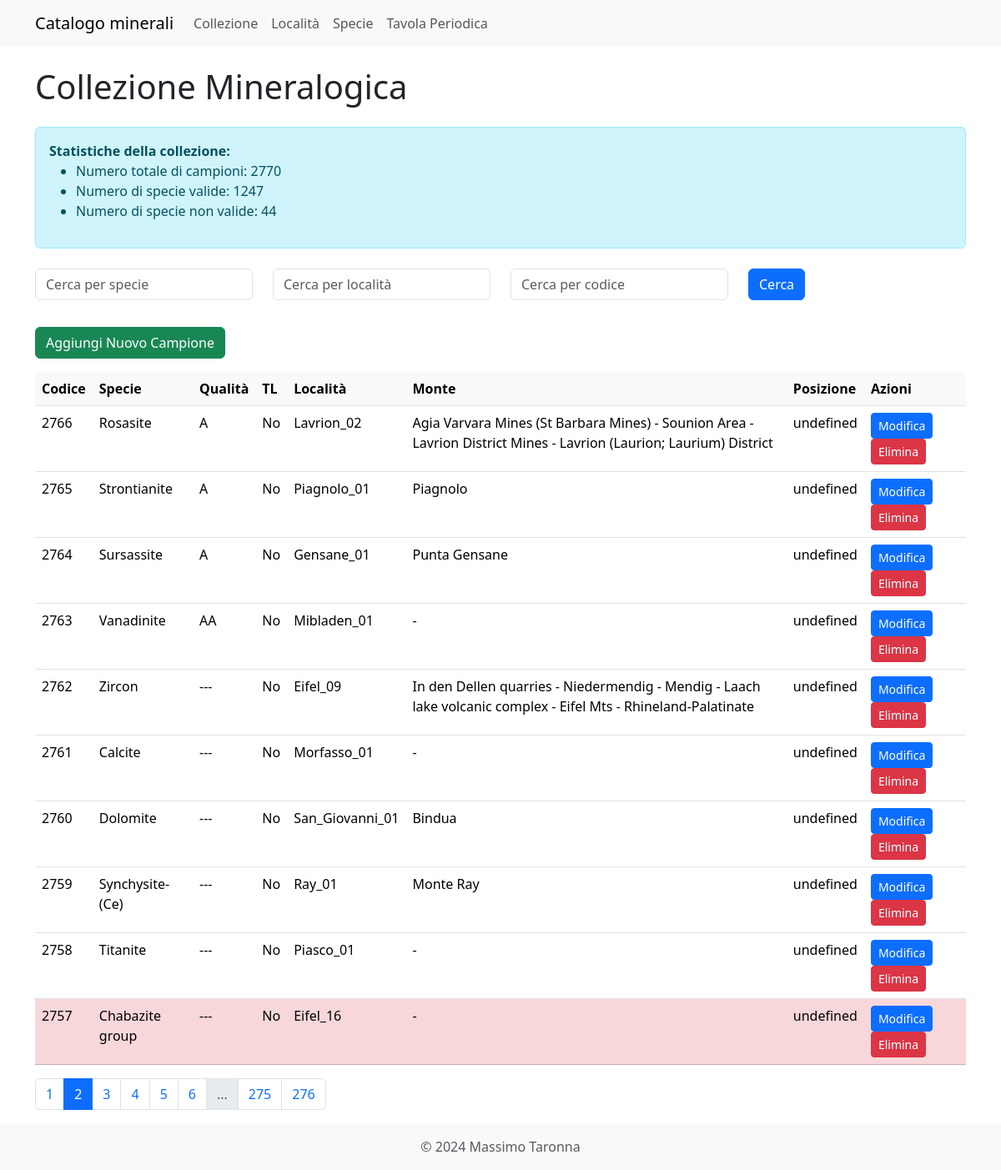
The page /collezione?page=2&specie_search=&localita_search= on the database its author committed.
### models.py (models this page shows, shortened)
class Collezione(db.Model, SerializerMixin):
    id = db.Column(db.Integer, primary_key=True)
    codice = db.Column(db.Integer, unique=True, nullable=False)
    posizione = db.Column(db.String(50))
    specie_id = db.Column(db.Integer, db.ForeignKey('specie.id', name='fk_collezione_specie'), nullable=True)
    specie_nome = db.Column(db.String(100))
    specie_non_valida = db.Column(db.String(100))
    varieta = db.Column(db.String(100))
    alias = db.Column(db.String(100))
    associazione = db.Column(db.String(100))
    cod_loc = db.Column(db.String(30), db.ForeignKey('localita.cod_loc', name='fk_collezione_localita'))
    dimensionamento = db.Column(db.String(50))
    qualita = db.Column(db.String(10))
    data_ins = db.Column(db.Date)
    data_acq = db.Column(db.Date)
    mod_acq = db.Column(db.String(50))
    acquisito_da = db.Column(db.String(100))
    costo = db.Column(db.Float)
    luogo_acq = db.Column(db.String(50))
    scambiato_per = db.Column(db.String(50))
    note = db.Column(db.Text)
    referenza = db.Column(db.String(100))
    descrizione = db.Column(db.String(200))
    fluor_lw = db.Column(db.String(20))
    fluor_sw = db.Column(db.String(20))
    radioattivo = db.Column(db.String(20))
    tl = db.Column(db.Boolean)
    specie_rel = db.relationship('Specie', back_populates='campioni')
    serialize_rules = ('-localita', '-specie_rel')

class Localita(db.Model, SerializerMixin):
    id = db.Column(db.Integer, primary_key=True)
    cod_loc = db.Column(db.String(100), unique=True, nullable=False)
    cava_min = db.Column(db.String(255))
    loc_monte = db.Column(db.String(255))
    valle = db.Column(db.String(50))
    comune = db.Column(db.String(50))
    distr_pref = db.Column(db.String(50))
    provincia = db.Column(db.String(50))
    regione = db.Column(db.String(50))
    dipartimento = db.Column(db.String(50))
    stato = db.Column(db.String(50))
    nazione = db.Column(db.String(100))
    note = db.Column(db.Text)
    cod_mindat = db.Column(db.Integer)
    collezione = db.relationship('Collezione', backref='localita', lazy='dynamic')
    serialize_rules = ('-collezione',)

### app.py (the view)
@app.route('/collezione', methods=['GET'])
def collezione():
    page = request.args.get('page', 1, type=int)
    specie_search = request.args.get('specie-search', '')
    localita_search = request.args.get('localita-search', '')
    codice_search = request.args.get('codice-search', '')
    query = db.session.query(Collezione, Localita.loc_monte).join(Localita, Collezione.cod_loc == Localita.cod_loc)
    if specie_search:
        query = query.filter(Collezione.specie_nome.ilike(f'%{specie_search}%'))
    if localita_search:
        query = query.filter(Localita.cava_min.ilike(f'%{localita_search}%'))
    if codice_search:
        query = query.filter(Collezione.codice.ilike(f'%{codice_search}%'))
    pagination = query.order_by(Collezione.codice.desc()).paginate(page=page, per_page=10, error_out=False)
    items = pagination.items
    total_campioni = Collezione.query.count()
    specie_valide = db.session.query(func.count(func.distinct(Collezione.specie_id))).filter(Collezione.specie_id.isnot(None)).scalar()
    specie_non_valide = db.session.query(func.count(func.distinct(Collezione.specie_nome))).filter(Collezione.specie_id.is_(None)).scalar()
    return render_template('collezione.html',
                           items=items,
                           pagination=pagination,
                           total_campioni=total_campioni,
                           specie_valide=specie_valide,
                           specie_non_valide=specie_non_valide,
                           specie_search=specie_search,
                           localita_search=localita_search,
                           codice_search=codice_search)

### app.py (called while the page is built)
@app.context_processor
def inject_specie_valide():
    specie_valide_count = db.session.query(func.count(func.distinct(Collezione.specie_id))).filter(Collezione.specie_id.isnot(None)).scalar()
    return {'specie_valide': specie_valide_count}

### templates/collezione.html (shortened to what this page needs)
{% extends "base.html" %}
{% block content %}
<h1 class="mb-4">Collezione Mineralogica</h1>
<div class="alert alert-info mb-4">
    <strong>Statistiche della collezione:</strong>
    <ul>
        <li>Numero totale di campioni: {{ total_campioni }}</li>
        <li>Numero di specie valide: {{ specie_valide }}</li>
        <li>Numero di specie non valide: {{ specie_non_valide }}</li>
    </ul>
</div>
<form id="searchForm" class="mb-3">
    <div class="row">
        <div class="col-md-3 mb-3">
            <input type="text" id="specie-search" name="specie-search" class="form-control" placeholder="Cerca per specie" value="{{ specie_search }}">
        </div>
        <div class="col-md-3 mb-3">
            <input type="text" id="localita-search" name="localita-search" class="form-control" placeholder="Cerca per località" value="{{ localita_search }}">
        </div>
        <div class="col-md-3 mb-3">
            <input type="text" id="codice-search" name="codice-search" class="form-control" placeholder="Cerca per codice" value="{{ codice_search }}">
        </div>
        <div class="col-md-3 mb-3">
            <button type="submit" class="btn btn-primary">Cerca</button>
        </div>
    </div>
</form>
<a href="{{ url_for('new_collezione') }}" class="btn btn-success mb-3">Aggiungi Nuovo Campione</a>
<table class="table">
    <thead>
        <tr>
            <th>Codice</th>
            <th>Specie</th>
            <th>Qualità</th>
            <th>TL</th>
            <th>Località</th>
            <th>Monte</th>
            <th>Posizione</th>
            <th>Azioni</th>
        </tr>
    </thead>
    <tbody>
        {% for collezione, loc_monte in items %}
        <tr class="{% if collezione.tl %}table-warning{% elif not collezione.specie_id %}table-danger{% endif %}">
            <td>{{ collezione.codice }}</td>
            <td>{{ collezione.specie_nome }}</td>
            <td>{{ collezione.qualita }}</td>
            <td>{{ "Sì" if collezione.tl else "No" }}</td>
            <td>{{ collezione.cod_loc }}</td>
            <td>{{ loc_monte }}</td>
            <td>{{ collezione.posizione }}</td>
            <td>
                <a href="{{ url_for('edit_collezione', id=collezione.id) }}" class="btn btn-sm btn-primary">Modifica</a>
                <button type="button" class="btn btn-sm btn-danger" data-bs-toggle="modal" data-bs-target="#deleteModal{{ collezione.id }}">
                    Elimina
                </button>
            </td>
        </tr>
        {% endfor %}
    </tbody>
</table>
{% if pagination.pages > 1 %}
<nav aria-label="Page navigation">
    <ul class="pagination">
        {% for page in pagination.iter_pages() %}
            {% if page %}
                {% if page != pagination.page %}
                    <li class="page-item">
                        <a class="page-link" href="{{ url_for('collezione', page=page, specie_search=specie_search, localita_search=localita_search) }}">{{ page }}</a>
                    </li>
                {% else %}
                    <li class="page-item active"><span class="page-link">{{ page }}</span></li>
                {% endif %}
            {% else %}
                <li class="page-item disabled"><span class="page-link">...</span></li>
            {% endif %}
        {% endfor %}
    </ul>
</nav>
{% endif %}
{% endblock %}

### static/styles/style.css (style rules this page uses)
.table th { background-color: #f8f9fa; }

### rows shown on the page
Collezione: codice "2766", specie_nome "Rosasite", qualita "A", tl "No", cod_loc "Lavrion_02", loc_monte "Agia Varvara Mines (St Barbara Mines) - Sounion Area - Lavrion District Mines - Lavrion (Laurion; Laurium) District", posizione "undefined"
Collezione: codice "2765", specie_nome "Strontianite", qualita "A", tl "No", cod_loc "Piagnolo_01", loc_monte "Piagnolo", posizione "undefined"
Collezione: codice "2764", specie_nome "Sursassite", qualita "A", tl "No", cod_loc "Gensane_01", loc_monte "Punta Gensane", posizione "undefined"
Collezione: codice "2763", specie_nome "Vanadinite", qualita "AA", tl "No", cod_loc "Mibladen_01", loc_monte "-", posizione "undefined"
Collezione: codice "2762", specie_nome "Zircon", qualita "---", tl "No", cod_loc "Eifel_09", loc_monte "In den Dellen quarries - Niedermendig - Mendig - Laach lake volcanic complex - Eifel Mts - Rhineland-Palatinate", posizione "undefined"
Collezione: codice "2761", specie_nome "Calcite", qualita "---", tl "No", cod_loc "Morfasso_01", loc_monte "-", posizione "undefined"
Collezione: codice "2760", specie_nome "Dolomite", qualita "---", tl "No", cod_loc "San_Giovanni_01", loc_monte "Bindua", posizione "undefined"
Collezione: codice "2759", specie_nome "Synchysite-(Ce)", qualita "---", tl "No", cod_loc "Ray_01", loc_monte "Monte Ray", posizione "undefined"
Collezione: codice "2758", specie_nome "Titanite", qualita "---", tl "No", cod_loc "Piasco_01", loc_monte "-", posizione "undefined"
Collezione: codice "2757", specie_nome "Chabazite group", qualita "---", tl "No", cod_loc "Eifel_16", loc_monte "-", posizione "undefined"

### other values the page prints
{{ total_campioni }} "2770"
{{ specie_valide }} "1247"
{{ specie_non_valide }} "44"
{{ page }} "1" "3" "4" "5" "6" "275" "276"
{{ page }} "2"
